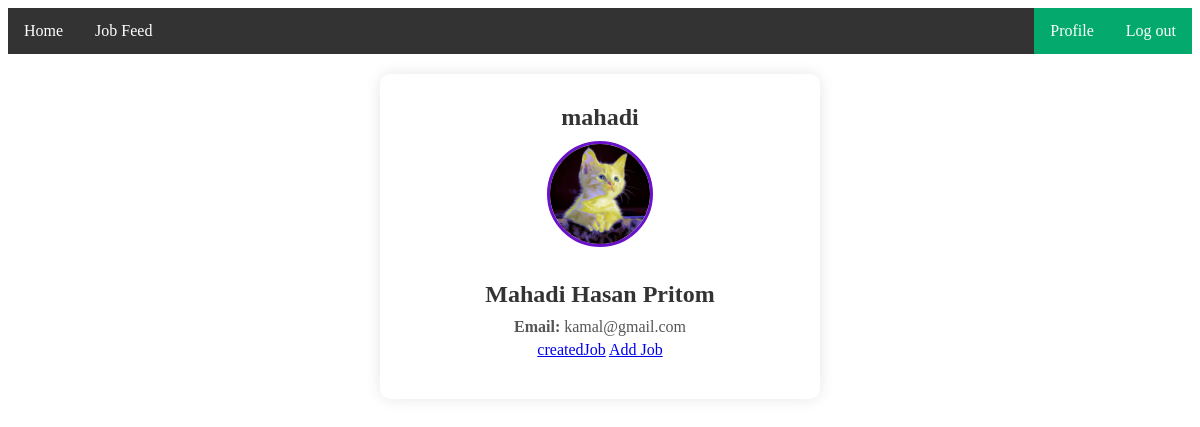
/ProfilePage/ (signed in), run on the app's committed database.
### myApp/models.py (models this page shows, shortened)
class customUser(AbstractUser):
    USER=[
        ('recruiter','Recruiter'),
        ('seeker','Seeker'),
    ]
    user_type=models.CharField(choices=USER,max_length=100,null=True)
    Profile_Pic=models.ImageField(upload_to='Media/Profile_Pic',null=True)

### myProject/views.py (the view)
# urls.py: path("ProfilePage/", profilePage, name="profilePage"),
@login_required
def profilePage(request):
    return render(request,"profilePage.html")

### Template/profilePage.html (shortened to what this page needs)
{% extends 'base.html' %}
{% block body %}
<div class="profile-container">
    <h2>{{ request.user.username }}</h2>
    <img src="/{{request.user.Profile_Pic}}" alt="Profile Picture">
    <h2>{{ request.user.first_name }} {{ request.user.last_name }}</h2>
    <p><strong>Email:</strong> {{ request.user.email }}</p>
    {% if request.user.user_type == 'recruiter' %}
    <a href="{% url 'createdJob' %}">createdJob</a>
    <a href="{% url 'addJob' %}">Add Job</a>
    {% endif %}
</div>
{% endblock body %}

### Template/profilePage.html (style rules this page uses)
.profile-container { background-color: white; padding: 20px; border-radius: 10px; box-shadow: 0 0 15px rgba(0, 0, 0, 0.1); width: 400px; text-align: center; margin: 20px auto; }
.profile-container img { width: 100px; height: 100px; border-radius: 50%; margin-bottom: 20px; border: 3px solid #6a11cb; }
h2 { margin: 10px 0; color: #333; }
p { margin: 5px 0; color: #555; }

### data on the page
customUser: user.username "mahadi", user.Profile_Pic (picture), user.first_name "Mahadi", user.last_name "Hasan Pritom", user.email "kamal@gmail.com"
